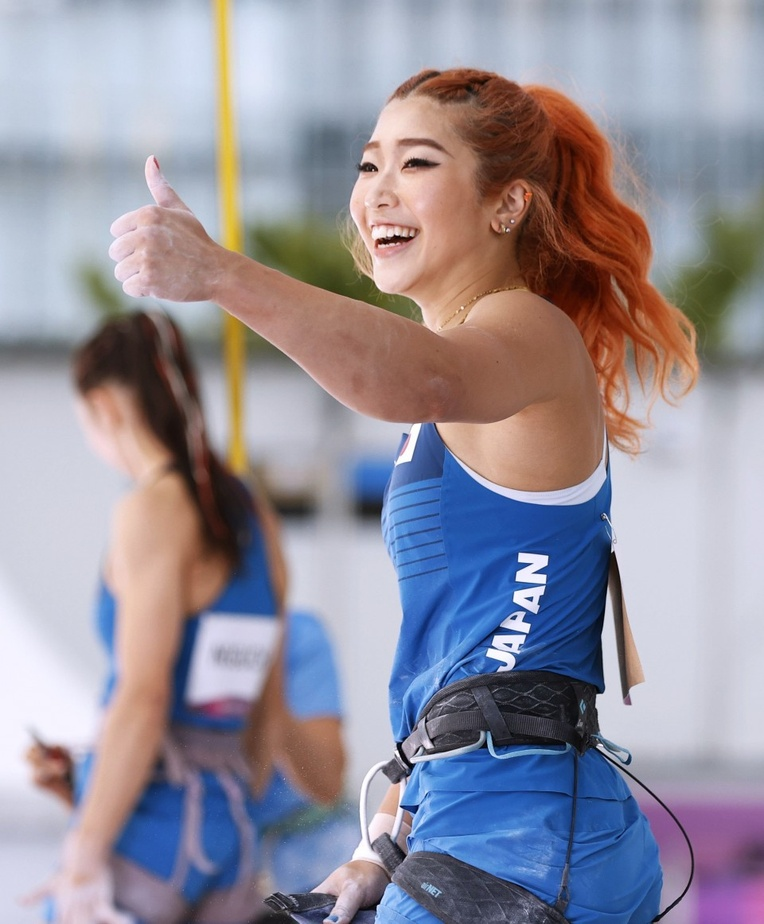
//> input picture T4/nonaka_miho.jpg, 764 x 924 px, shrunk from 960 x 1162 before the run
$ ./main   (built with g++ and OpenCV 4)
//> lines starting //> are read from the running program, lines starting //| are printed output that depends on the picture
#include <opencv4/opencv2/highgui.hpp>
#include <opencv4/opencv2/core/mat.hpp>
#include <opencv4/opencv2/imgproc.hpp>

int main() {

    // Ucitavanje slike u grayscale-u:
    cv::Mat gray = cv::imread("../nonaka_miho.jpg", cv::IMREAD_GRAYSCALE);
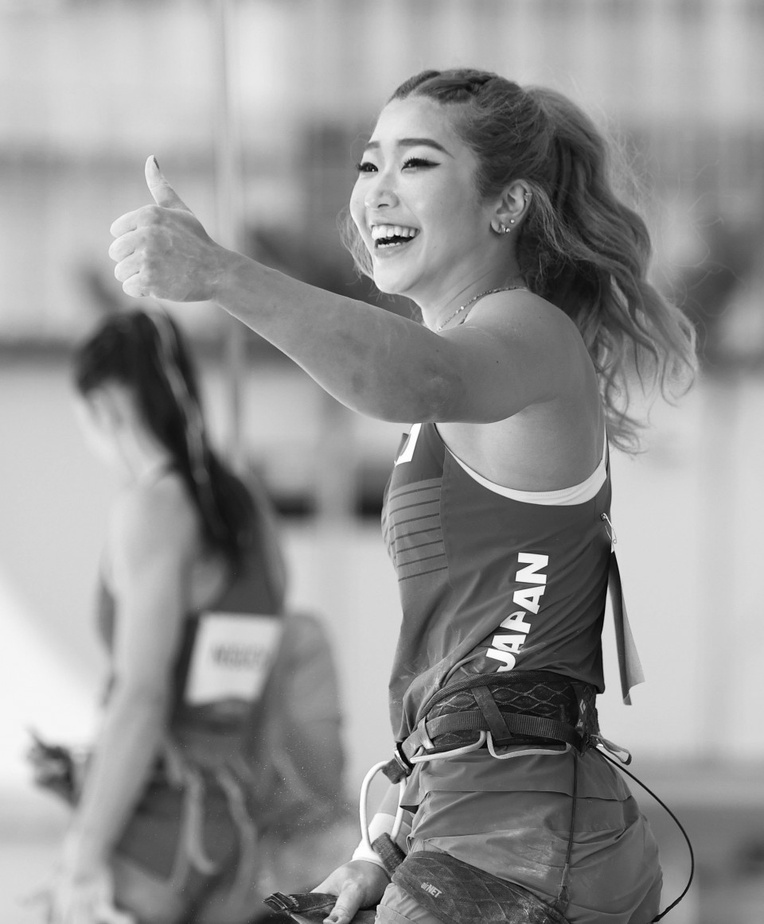
//> gray: 924 rows x 764 cols, CV_8UC1; min 0, max 255, mean 146.5

    // Canny transformacija:
    cv::Mat canny;
    int t1, t2, aperture = 3;

    cv::namedWindow("Trackbars");
    cv::createTrackbar("Threshold 1", "Trackbars", nullptr, 255);
    cv::createTrackbar("Threshold 2", "Trackbars", nullptr, 255);

    do {

        // Uzimamo vrijednosti t1 i t2 preko trackbarova:
        t1 = cv::getTrackbarPos("Threshold 1", "Trackbars");
        t2 = cv::getTrackbarPos("Threshold 2", "Trackbars");

        cv::Canny(gray, canny, t1, t2, aperture, false);
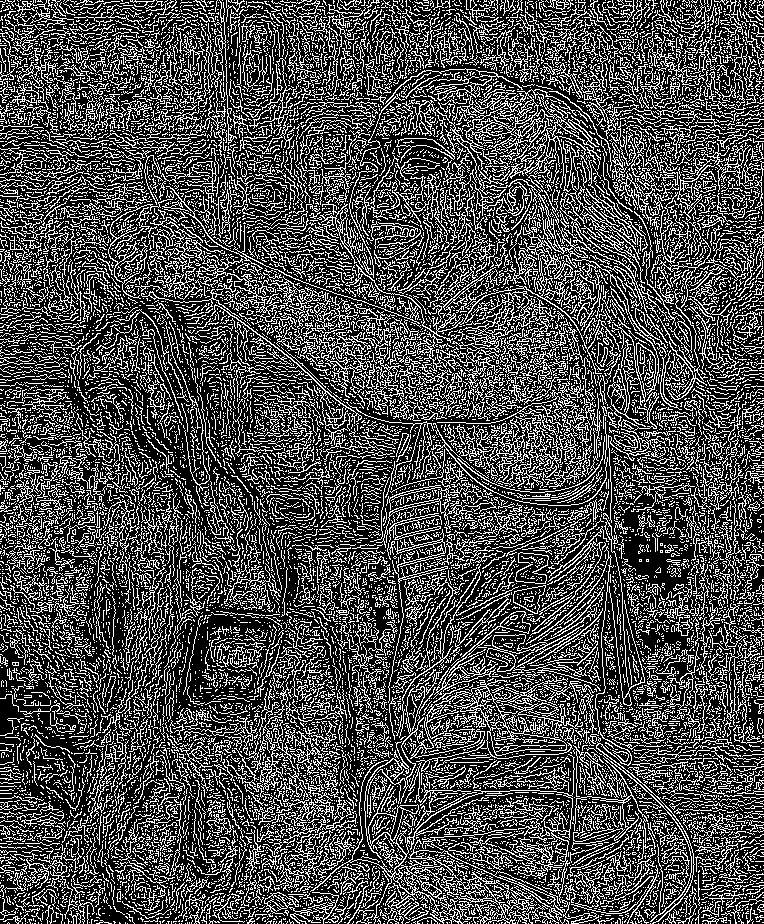
//> canny: 924 rows x 764 cols, CV_8UC1; 29.8% white in thin lines or dots
        cv::imshow("Canny - aperture = 3", canny);
        cv::imshow("Grayscale slika", gray);

    }while(cv::waitKey() != 'q');

    return 0;
}
